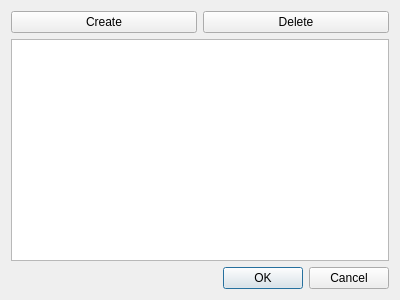
<?xml version="1.0" encoding="UTF-8"?>
<ui version="4.0">
 <class>CharacterListDialog</class>
 <widget class="QDialog" name="CharacterListDialog">
  <property name="geometry">
   <rect>
    <x>0</x>
    <y>0</y>
    <width>400</width>
    <height>300</height>
   </rect>
  </property>
  <property name="windowTitle">
   <string>Dialog</string>
  </property>
  <layout class="QVBoxLayout" name="verticalLayout">
   <item>
    <layout class="QHBoxLayout" name="horizontalLayout">
     <item>
      <widget class="QPushButton" name="mCreateCharacter">
       <property name="text">
        <string>Create</string>
       </property>
      </widget>
     </item>
     <item>
      <widget class="QPushButton" name="mDeleteCharacter">
       <property name="text">
        <string>Delete</string>
       </property>
      </widget>
     </item>
    </layout>
   </item>
   <item>
    <widget class="QListWidget" name="mCharacterList"/>
   </item>
   <item>
    <layout class="QHBoxLayout" name="horizontalLayout_2">
     <item>
      <spacer name="horizontalSpacer">
       <property name="orientation">
        <enum>Qt::Horizontal</enum>
       </property>
       <property name="sizeHint" stdset="0">
        <size>
         <width>40</width>
         <height>20</height>
        </size>
       </property>
      </spacer>
     </item>
     <item>
      <widget class="QDialogButtonBox" name="buttonBox">
       <property name="orientation">
        <enum>Qt::Horizontal</enum>
       </property>
       <property name="standardButtons">
        <set>QDialogButtonBox::Cancel|QDialogButtonBox::Ok</set>
       </property>
      </widget>
     </item>
    </layout>
   </item>
  </layout>
 </widget>
 <resources/>
 <connections>
  <connection>
   <sender>buttonBox</sender>
   <signal>accepted()</signal>
   <receiver>CharacterListDialog</receiver>
   <slot>accept()</slot>
   <hints>
    <hint type="sourcelabel">
     <x>248</x>
     <y>254</y>
    </hint>
    <hint type="destinationlabel">
     <x>157</x>
     <y>274</y>
    </hint>
   </hints>
  </connection>
  <connection>
   <sender>buttonBox</sender>
   <signal>rejected()</signal>
   <receiver>CharacterListDialog</receiver>
   <slot>reject()</slot>
   <hints>
    <hint type="sourcelabel">
     <x>316</x>
     <y>260</y>
    </hint>
    <hint type="destinationlabel">
     <x>286</x>
     <y>274</y>
    </hint>
   </hints>
  </connection>
  <connection>
   <sender>mCharacterList</sender>
   <signal>itemDoubleClicked(QListWidgetItem*)</signal>
   <receiver>CharacterListDialog</receiver>
   <slot>accept()</slot>
   <hints>
    <hint type="sourcelabel">
     <x>199</x>
     <y>149</y>
    </hint>
    <hint type="destinationlabel">
     <x>199</x>
     <y>149</y>
    </hint>
   </hints>
  </connection>
 </connections>
</ui>
